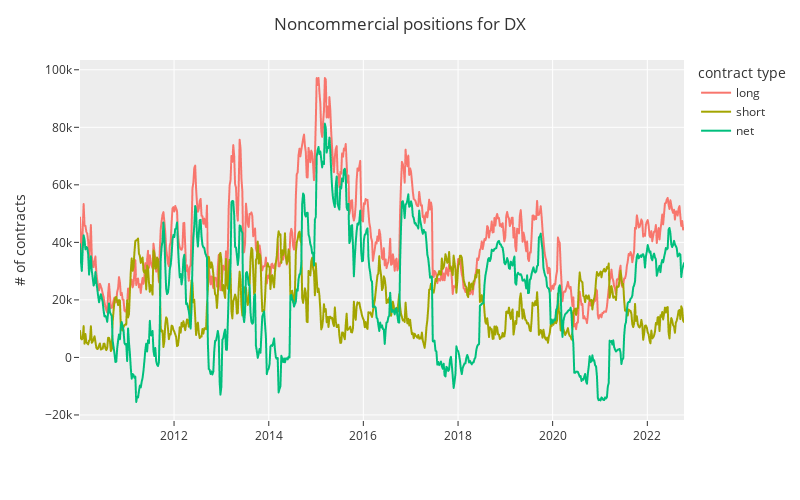

Notebook source saved alongside this figure:
### Markdown cell above
非商业期货头寸。

### Code cell
fig = px.line(metrics, x=metrics.index, y=["long", "short", "net"])
fig.update_layout(
    title=f"Noncommercial positions for {ticker}",
    xaxis_title="",
    yaxis_title="# of contracts",
    legend_title="contract type",
    width=800,
    height=500
)
fig.show()

### Figure 1 — Plotly figure (JSON) as saved in the notebook; plotly's stock layout.template omitted (floating-point values rounded to 4 significant figures; data arrays with more than 128 entries replaced by an {"elided": "..."} marker saying what was removed)
{"data": [{"hovertemplate": "variable=long<br>Date=%{x}<br>value=%{y}<extra></extra>", "legendgroup": "long", "line": {"color": "#F8766D", "dash": "solid"}, "marker": {"symbol": "circle"}, "mode": "lines", "name": "long", "showlegend": true, "type": "scattergl", "x": {"elided": "667 str values"}, "xaxis": "x", "y": {"elided": "667 int values"}, "yaxis": "y"}, {"hovertemplate": "variable=short<br>Date=%{x}<br>value=%{y}<extra></extra>", "legendgroup": "short", "line": {"color": "#A3A500", "dash": "solid"}, "marker": {"symbol": "circle"}, "mode": "lines", "name": "short", "showlegend": true, "type": "scattergl", "x": {"elided": "667 str values"}, "xaxis": "x", "y": {"elided": "667 int values"}, "yaxis": "y"}, {"hovertemplate": "variable=net<br>Date=%{x}<br>value=%{y}<extra></extra>", "legendgroup": "net", "line": {"color": "#00BF7D", "dash": "solid"}, "marker": {"symbol": "circle"}, "mode": "lines", "name": "net", "showlegend": true, "type": "scattergl", "x": {"elided": "667 str values"}, "xaxis": "x", "y": {"elided": "667 int values"}, "yaxis": "y"}], "layout": {"height": 500, "legend": {"title": {"text": "contract type"}, "tracegroupgap": 0}, "margin": {"t": 60}, "title": {"text": "Noncommercial positions for DX"}, "width": 800, "xaxis": {"anchor": "y", "autorange": true, "domain": [0, 1], "range": ["2010-01-05", "2022-10-11"], "title": {"text": ""}, "type": "date"}, "yaxis": {"anchor": "x", "autorange": true, "domain": [0, 1], "range": [-21750.0, 103400.0], "title": {"text": "# of contracts"}, "type": "linear"}}}
